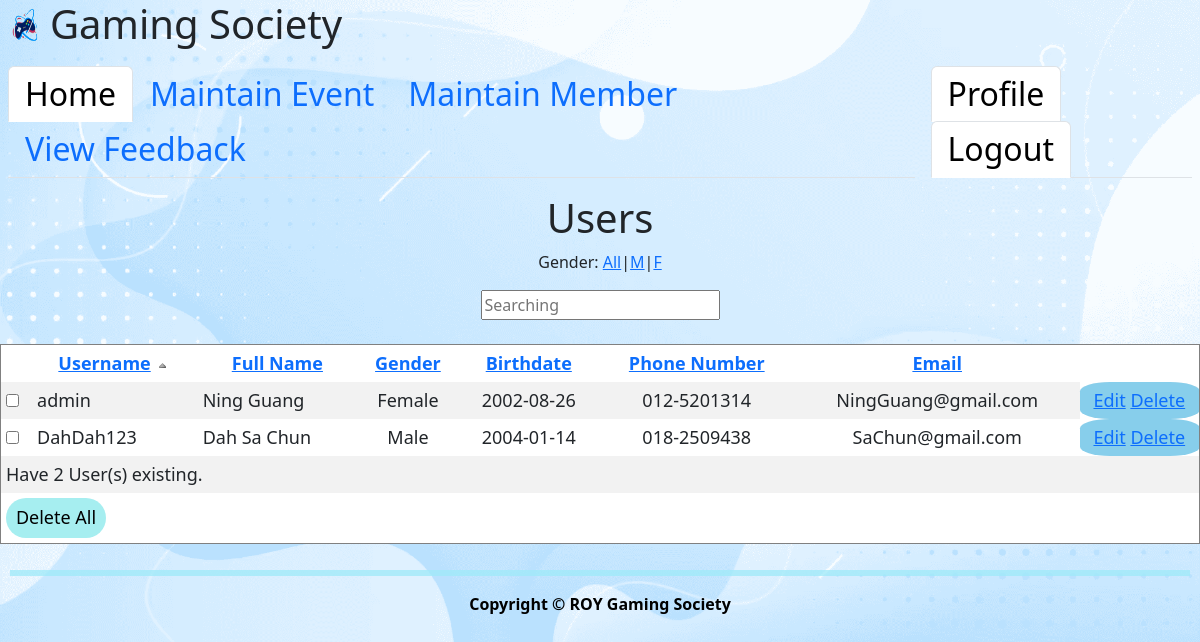
Screenshot of /maintainUser.php with the database file from the repository.
### tables this page shows
CREATE TABLE `user` (
  `username` varchar(30) NOT NULL,
  `fullname` varchar(30) NOT NULL,
  `gender` char(1) NOT NULL,
  `birthdate` date NOT NULL,
  `phone_number` varchar(12) NOT NULL,
  `email_address` varchar(50) NOT NULL,
  `password` varchar(30) NOT NULL
);

### secret/helper.php (called while the page is built, shortened)
<?php
function getGender(){
    return array(
        'M' => 'Male',
        'F' => 'Female'
    );
}

### maintainUser.php (the view, shortened to what this page needs)
<?php
    $header = array(
            "username" => "Username",
            "fullname" => "Full Name",
            "gender" => "Gender",
            "birthdate" => "Birthdate",
            "phone_number" => "Phone Number",
            "email_address" => "Email",
    );
?>
<!DOCTYPE html>
<html>
    <head>
        <link href="css/Style.css" rel="stylesheet" type="text/css"/>
    </head>
    <body>
        <?php
            include ('admin-header.php');
            require_once './secret/helper.php';
        ?>
        <div class="main">
        <h1>Users</h1>
        <p>Gender:
        <?php
            if(empty($_GET)){
                $sort = "username";
                $order = "ASC";
                $gender = "%";
                $name = "%";
            }else{
                $sort = $_GET["sort"];
                $order = $_GET["order"];
                $gender = $_GET["gender"];
                $name = $_GET['username'];
            }
            printf("<a href='?sort=%s&order=%s&username=%s&gender=%s'>All</a>", $sort, $order, '%', '%');
            foreach (getGender() as $key => $value) {
                printf("|<a href='?sort=%s&order=%s&username=%s&gender=%s'>%s</a>", $sort, $order, '%', $key, $key);
            }
        ?>
        </p>
            <form action="" method="GET">
                <input type="search" name="username" placeholder="Searching"/>
            </form>
            <br>
        <form action="" method="POST">
            <table border="1" cellspacing="0" cellpadding="5">
                <tr>
                    <th></th>
                    <?php
                        foreach ($header as $key => $value) {
                            if($key == $sort){
                                printf("<th>
                                    <a href='?sort=%s&order=%s&username=%s&gender=%s'>%s</a>
                                    <img src='img/%s' />
                                    </th>",$key, ($order == "ASC")? "DESC" : "ASC", $name, $gender, $value, ($order == "ASC") ? 'asc.png' : 'desc.png');
                            }else{
                                printf("<th>
                                    <a href='?sort=%s&order=ASC&username=%s&gender=%s'>%s</a>
                                    </th>",$key, $name, $gender, $value);
                            }
                        }
                    ?>
                </tr>
                <?php
                    $con = new mysqli(DB_HOST, DB_USER, DB_PASS, DB_NAME);
                    $sql = "SELECT * FROM USER WHERE USERNAME LIKE '$name%' AND GENDER LIKE '$gender' ORDER BY $sort $order ";
                    $result = $con->query($sql);
                    if($result->num_rows >0){
                        while($row = $result->fetch_object()){
                            printf("
                                <tr>
                                <td><input class='rbCheck' type='checkbox' name='checked[]' value='%s' /></td>
                                <td class='username'>%s</td>
                                <td class='fullname'>%s</td>
                                <td class='gender'>%s</td>
                                <td class='birthdate'>%s</td>
                                <td class='phone'>%s</td>
                                <td class='email'>%s</td>
                                <td class='button'>
                                    <a href='edit-user.php?username=%s'>Edit</a>
                                    <a href='delete-user.php?username=%s'>Delete</a>
                                </td>
                                </tr>",$row->username, $row->username, $row->fullname
                                      , getGender()[$row->gender], $row->birthdate, $row->phone_number
                                      ,$row->email_address, $row->username, $row->username);
                        }
                    }
                    printf("<tr><td colspan='8'>Have %d User(s) existing.</td></tr>", $result->num_rows);
                ?>
                <tr>
                    <td colspan="10"><input class="delete-all" type="submit" value="Delete All" name="btnDelete" onclick="return confirm('This will delete all records.\n Are You Sure?')"/></td>
                </tr>
            </table>
        </form>
            <?php
            include ('footer.php');
            ?>
    </body>
</html>

### css/Style.css (style rules this page uses)
body { background-image: url("../img/wallpaper.png"); background-repeat: no-repeat; background-size: cover; background-position: center; }
.main { text-align: center; }
table { width: 100%; font-size: 18px; padding: 15px; }
th { background-color: white; color: black; }
td { text-align: left; }
.delete-all { background-color: #A6EEF0; border: 0; border-radius: 50px; width: 100px; height: 40px; }

### css/css.css (style rules this page uses)
.main { height: 50%; background-position: center; background-repeat: no-repeat; background-size: cover; }

### maintainUser.php (style rules this page uses)
table { background-color: white; }
tr:nth-child(even) { background-color: #f2f2f2; }
.button { width: 10%; text-align: center; border-radius: 25%; background-color: skyblue; }
.username, .fullname { text-align: left; }
.gender, .birthdate, .phone, .email { text-align: center; }
.rbCheck { padding: 20px; }

### rows the page displays
user: username "admin", fullname "Ning Guang", gender "Female", birthdate "2002-08-26", phone_number "012-5201314", email_address "NingGuang@gmail.com"
user: username "DahDah123", fullname "Dah Sa Chun", gender "Male", birthdate "2004-01-14", phone_number "018-2509438", email_address "SaChun@gmail.com"

### other values shown
$key "M"
$key "F"
$value "Username"
$value "Full Name"
$value "Gender"
$value "Birthdate"
$value "Phone Number"
$value "Email"
$result->num_rows "2"
